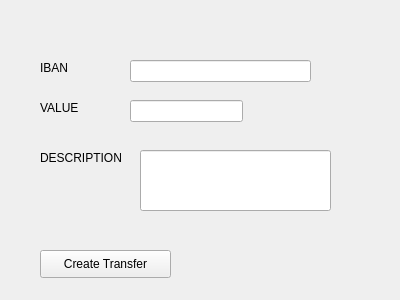
<?xml version="1.0" encoding="UTF-8"?>
<ui version="4.0">
 <class>createtransfer</class>
 <widget class="QWidget" name="createtransfer">
  <property name="geometry">
   <rect>
    <x>0</x>
    <y>0</y>
    <width>400</width>
    <height>300</height>
   </rect>
  </property>
  <property name="windowTitle">
   <string>Form</string>
  </property>
  <widget class="QLineEdit" name="le_iban">
   <property name="geometry">
    <rect>
     <x>130</x>
     <y>60</y>
     <width>181</width>
     <height>22</height>
    </rect>
   </property>
  </widget>
  <widget class="QPushButton" name="pb_createtransfer">
   <property name="geometry">
    <rect>
     <x>40</x>
     <y>250</y>
     <width>131</width>
     <height>28</height>
    </rect>
   </property>
   <property name="text">
    <string>Create Transfer</string>
   </property>
  </widget>
  <widget class="QLabel" name="l_iban">
   <property name="geometry">
    <rect>
     <x>40</x>
     <y>60</y>
     <width>55</width>
     <height>16</height>
    </rect>
   </property>
   <property name="text">
    <string>IBAN</string>
   </property>
  </widget>
  <widget class="QLabel" name="l_value">
   <property name="geometry">
    <rect>
     <x>40</x>
     <y>100</y>
     <width>55</width>
     <height>16</height>
    </rect>
   </property>
   <property name="text">
    <string>VALUE</string>
   </property>
  </widget>
  <widget class="QLineEdit" name="le_value">
   <property name="geometry">
    <rect>
     <x>130</x>
     <y>100</y>
     <width>113</width>
     <height>22</height>
    </rect>
   </property>
  </widget>
  <widget class="QLabel" name="l_description">
   <property name="geometry">
    <rect>
     <x>40</x>
     <y>150</y>
     <width>81</width>
     <height>16</height>
    </rect>
   </property>
   <property name="text">
    <string>DESCRIPTION</string>
   </property>
  </widget>
  <widget class="QLineEdit" name="le_description">
   <property name="geometry">
    <rect>
     <x>140</x>
     <y>150</y>
     <width>191</width>
     <height>61</height>
    </rect>
   </property>
  </widget>
 </widget>
 <resources/>
 <connections/>
</ui>
